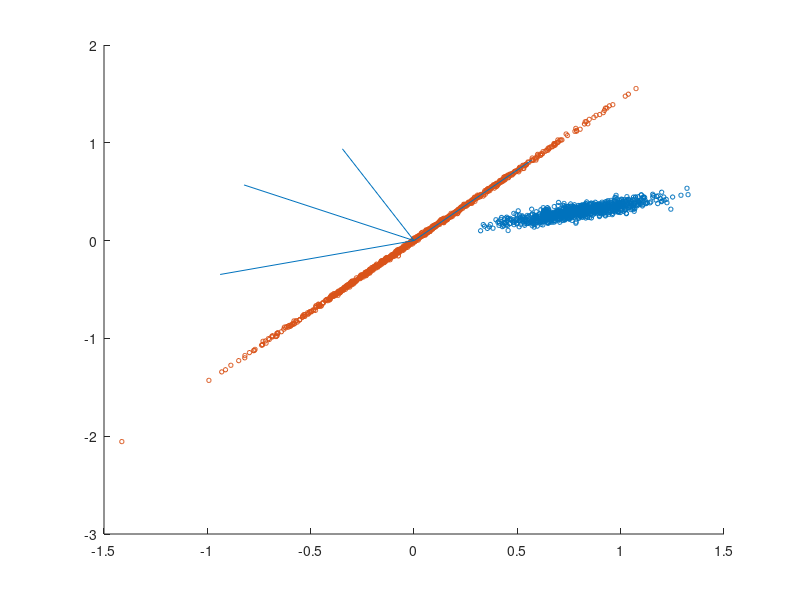

The MATLAB source for this figure:
clc;clf;clear all;
x1=0.3*randn([1000,2])+1;m1=[0.5 0.1; 0.3 0.2]; x1n=x1*m1;
x2=0.5*randn([1000,2]);m2=[0.4 0.56; 0.56 0.82];x2=x2*m2;
y=[x1n;x2];
scatter(x1n(:,1),x1n(:,2),10,'b.'); hold on;
scatter(x2(:,1),x2(:,2),10,'r.'); hold on;
c1=x1n'*x1n;c1=c1/trace(c1);
c2=x2'*x2;c2=c2/trace(c2);
[u1,s1,v1]=svd(c1);s1
[u2,s2,v2]=svd(c2);s2
%line([0,u1(1,1)], [0,u1(2,1)]); hold on;
%line([0,u2(1,1)], [0,u2(2,1)]); 
c21=inv(c2)*c1;
[u3a,s3a,v3a]=svd(c21);
line([0,u3a(1,1)], [0,u3a(2,1)]); hold on;
line([0,v3a(1,1)], [0,v3a(2,1)]); hold on;

c12=inv(c1)*c2;
[u3b,s3b,v3b]=svd(c12);
line([0,u3b(1,1)], [0,u3b(2,1)]); hold on;
line([0,v3b(1,1)], [0,v3b(2,1)]); 

for i=1:1000

su1(i)= x1n(i,1)*u3a(1,1)+x1n(i,2)* u3a(2,1);
su4(i)= x1n(i,1)*v3b(1,1)+x1n(i,2)* v3b(2,1);
su3(i)= x1n(i,1)*u3b(1,1)+x1n(i,2)* u3b(2,1);
su2(i)= x1n(i,1)*v3a(1,1)+x1n(i,2)* v3a(2,1);
end;
suc1=[su1',su2',su3',su4'];
var1=var(suc1)

for i=1:1000

su1(i)= x2(i,1)*u3a(1,1)+x2(i,2)* u3a(2,1);
su4(i)= x2(i,1)*v3b(1,1)+x2(i,2)* v3b(2,1);
su3(i)= x2(i,1)*u3b(1,1)+x2(i,2)* u3b(2,1);
su2(i)= x2(i,1)*v3a(1,1)+x2(i,2)* v3a(2,1);
end;
suc2=[su1',su2',su3',su4'];
var2=var(suc2)
